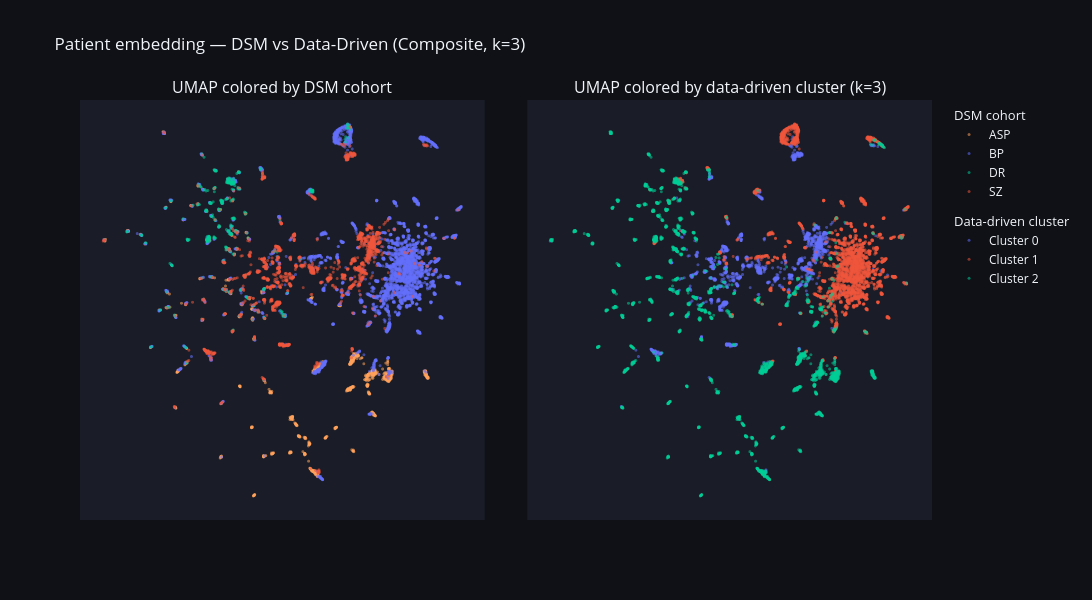

The notebook cell this image was saved under:
### Code cell
# Side-by-side: coloring by cohort vs coloring by cluster
import plotly.graph_objects as go
from plotly.subplots import make_subplots

DARK = dict(template='plotly_dark', paper_bgcolor='#0f1117', plot_bgcolor='#1a1d27')
COHORT_COLORS = {'bp': '#636EFA', 'sz': '#EF553B', 'dr': '#00CC96', 'asp': '#FFA15A'}
CLUSTER_COLORS = ['#636EFA', '#EF553B', '#00CC96', '#FFA15A', '#AB63FA',
                  '#FF6692', '#B6E880', '#FF97FF', '#FECB52', '#19D3F3']

cluster_labels = assignment.labels.values

fig = make_subplots(
    rows=1, cols=2,
    subplot_titles=(f'{proj_name} colored by DSM cohort',
                    f'{proj_name} colored by data-driven cluster (k={best_k})'),
    horizontal_spacing=0.05,
)

# Left: DSM cohort
for cohort in sorted(set(cohort_labels)):
    mask = cohort_labels == cohort
    fig.add_trace(go.Scattergl(
        x=coords[mask, 0], y=coords[mask, 1],
        mode='markers',
        marker=dict(size=3, color=COHORT_COLORS.get(cohort, '#888'), opacity=0.55),
        name=cohort.upper(),
        legendgroup='cohort', legendgrouptitle_text='DSM cohort',
    ), row=1, col=1)

# Right: data-driven clusters
for c in sorted(set(cluster_labels)):
    mask = cluster_labels == c
    fig.add_trace(go.Scattergl(
        x=coords[mask, 0], y=coords[mask, 1],
        mode='markers',
        marker=dict(size=3, color=CLUSTER_COLORS[int(c) % len(CLUSTER_COLORS)], opacity=0.55),
        name=f'Cluster {c}',
        legendgroup='cluster', legendgrouptitle_text='Data-driven cluster',
    ), row=1, col=2)

fig.update_layout(**DARK, height=600, width=1400,
                  title_text=f'Patient embedding — DSM vs Data-Driven ({best_name}, k={best_k})')
fig.update_xaxes(showticklabels=False, showgrid=False, zeroline=False)
fig.update_yaxes(showticklabels=False, showgrid=False, zeroline=False)
fig.write_image(str(OUTPUT_DIR / 'umap_cohort_vs_cluster.png'), width=1400, height=600, scale=3)
fig.show()

### Figure 1 — Plotly figure (JSON) as saved in the notebook; plotly's stock layout.template omitted (floating-point values rounded to 4 significant figures; data arrays with more than 128 entries replaced by an {"elided": "..."} marker saying what was removed)
{"data": [{"legendgroup": "cohort", "legendgrouptitle": {"text": "DSM cohort"}, "marker": {"color": "#FFA15A", "opacity": 0.55, "size": 3}, "mode": "markers", "name": "ASP", "type": "scattergl", "x": {"elided": "1600 float values"}, "xaxis": "x", "y": {"elided": "1600 float values"}, "yaxis": "y"}, {"legendgroup": "cohort", "legendgrouptitle": {"text": "DSM cohort"}, "marker": {"color": "#636EFA", "opacity": 0.55, "size": 3}, "mode": "markers", "name": "BP", "type": "scattergl", "x": {"elided": "5002 float values"}, "xaxis": "x", "y": {"elided": "5002 float values"}, "yaxis": "y"}, {"legendgroup": "cohort", "legendgrouptitle": {"text": "DSM cohort"}, "marker": {"color": "#00CC96", "opacity": 0.55, "size": 3}, "mode": "markers", "name": "DR", "type": "scattergl", "x": {"elided": "442 float values"}, "xaxis": "x", "y": {"elided": "442 float values"}, "yaxis": "y"}, {"legendgroup": "cohort", "legendgrouptitle": {"text": "DSM cohort"}, "marker": {"color": "#EF553B", "opacity": 0.55, "size": 3}, "mode": "markers", "name": "SZ", "type": "scattergl", "x": {"elided": "1767 float values"}, "xaxis": "x", "y": {"elided": "1767 float values"}, "yaxis": "y"}, {"legendgroup": "cluster", "legendgrouptitle": {"text": "Data-driven cluster"}, "marker": {"color": "#636EFA", "opacity": 0.55, "size": 3}, "mode": "markers", "name": "Cluster 0", "type": "scattergl", "x": {"elided": "1767 float values"}, "xaxis": "x2", "y": {"elided": "1767 float values"}, "yaxis": "y2"}, {"legendgroup": "cluster", "legendgrouptitle": {"text": "Data-driven cluster"}, "marker": {"color": "#EF553B", "opacity": 0.55, "size": 3}, "mode": "markers", "name": "Cluster 1", "type": "scattergl", "x": {"elided": "3815 float values"}, "xaxis": "x2", "y": {"elided": "3815 float values"}, "yaxis": "y2"}, {"legendgroup": "cluster", "legendgrouptitle": {"text": "Data-driven cluster"}, "marker": {"color": "#00CC96", "opacity": 0.55, "size": 3}, "mode": "markers", "name": "Cluster 2", "type": "scattergl", "x": {"elided": "3229 float values"}, "xaxis": "x2", "y": {"elided": "3229 float values"}, "yaxis": "y2"}], "layout": {"annotations": [{"font": {"size": 16}, "showarrow": false, "text": "UMAP colored by DSM cohort", "x": 0.2375, "xanchor": "center", "xref": "paper", "y": 1, "yanchor": "bottom", "yref": "paper"}, {"font": {"size": 16}, "showarrow": false, "text": "UMAP colored by data-driven cluster (k=3)", "x": 0.7625, "xanchor": "center", "xref": "paper", "y": 1, "yanchor": "bottom", "yref": "paper"}], "height": 600, "paper_bgcolor": "#0f1117", "plot_bgcolor": "#1a1d27", "title": {"text": "Patient embedding — DSM vs Data-Driven (Composite, k=3)"}, "width": 1400, "xaxis": {"anchor": "y", "domain": [0, 0.475], "showgrid": false, "showticklabels": false, "zeroline": false}, "xaxis2": {"anchor": "y2", "domain": [0.525, 1], "showgrid": false, "showticklabels": false, "zeroline": false}, "yaxis": {"anchor": "x", "domain": [0, 1], "showgrid": false, "showticklabels": false, "zeroline": false}, "yaxis2": {"anchor": "x2", "domain": [0, 1], "showgrid": false, "showticklabels": false, "zeroline": false}}}
